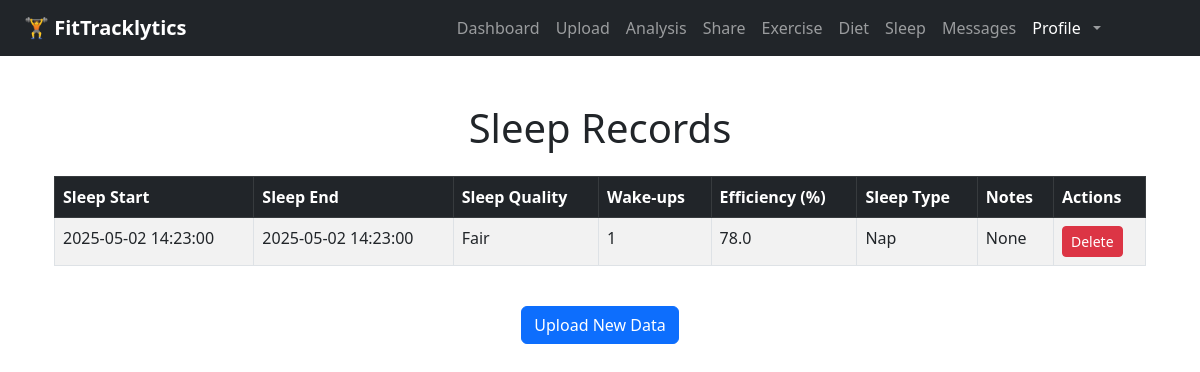
/records/sleep (signed in), run on the app's committed database.
### app/models.py (models this page shows)
class SleepEntry(db.Model):
    id = db.Column(db.Integer, primary_key=True)
    user_id = db.Column(db.Integer, db.ForeignKey('user.id'))
    sleep_start = db.Column(db.DateTime)
    sleep_end = db.Column(db.DateTime)
    sleep_quality = db.Column(db.String(50))
    wake_ups = db.Column(db.Integer)
    efficiency = db.Column(db.Float)
    sleep_type = db.Column(db.String(20))
    notes = db.Column(db.Text)

### app/routes.py (the view)
@main.route("/records/sleep")
def sleep_records():
    if "user_id" not in session:
        return redirect(url_for("main.login"))
    records = SleepEntry.query.filter_by(user_id=session["user_id"]).order_by(SleepEntry.sleep_start.desc()).all()
    return render_template("sleep_records.html", records=records)

### app/__init__.py (called while the page is built)
def create_app(config_class=None):
    app = Flask(__name__)
    if config_class:
        app.config.from_object(config_class)
    else:
        app.config['SECRET_KEY'] = "super-secret-key"
        app.config['SQLALCHEMY_DATABASE_URI'] = 'sqlite:///tracker.db'
        app.config['SQLALCHEMY_TRACK_MODIFICATIONS'] = False
    db.init_app(app)
    migrate.init_app(app, db)  # Bind migrate after app is created
    print("current database config is：", app.config['SQLALCHEMY_DATABASE_URI'])
    from . import models
    @app.context_processor
    def inject_message_model():
        return dict(Message=models.Message)
    from .routes import main
    app.register_blueprint(main)
    return app

### app/templates/sleep_records.html (shortened to what this page needs)
{% extends "base.html" %}
{% block content %}
<div class="container mt-5">
    <h1 class="text-center mb-4">Sleep Records</h1>
    {% if records %}
        <div class="table-responsive">
            <table class="table table-striped table-bordered">
                <thead class="table-dark">
                    <tr>
                        <th>Sleep Start</th>
                        <th>Sleep End</th>
                        <th>Sleep Quality</th>
                        <th>Wake-ups</th>
                        <th>Efficiency (%)</th>
                        <th>Sleep Type</th>
                        <th>Notes</th>
                        <th>Actions</th>
                    </tr>
                </thead>
                <tbody>
                    {% for entry in records %}
                    <tr>
                        <td>{{ entry.sleep_start }}</td>
                        <td>{{ entry.sleep_end }}</td>
                        <td>{{ entry.sleep_quality }}</td>
                        <td>{{ entry.wake_ups }}</td>
                        <td>{{ entry.efficiency }}</td>
                        <td>{{ entry.sleep_type }}</td>
                        <td>{{ entry.notes }}</td>
                        <td>
                            <form action="{{ url_for('main.delete_sleep', entry_id=entry.id) }}" method="POST" style="display:inline;">
                                <button type="submit" class="btn btn-danger btn-sm" onclick="return confirm('Are you sure you want to delete this record?');">Delete</button>
                            </form>
                        </td>
                    </tr>
                    {% endfor %}
                </tbody>
            </table>
        </div>
    {% else %}
        <p class="text-center">No sleep records found.</p>
    {% endif %}
    <div class="text-center mt-4">
        <a href="{{ url_for('main.upload') }}" class="btn btn-primary">Upload New Data</a>
    </div>
</div>
{% endblock %}

### data on the page
SleepEntry: sleep_start "2025-05-02 14:23:00", sleep_end "2025-05-02 14:23:00", sleep_quality "Fair", wake_ups "1", efficiency "78.0", sleep_type "Nap", notes "None"
